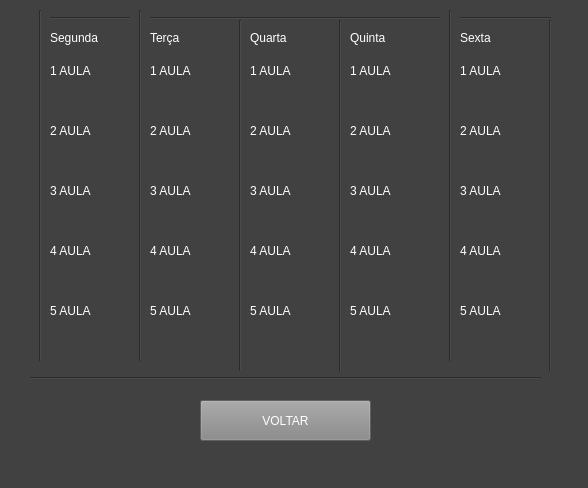
<?xml version="1.0" encoding="UTF-8"?>
<ui version="4.0">
 <class>Aulas</class>
 <widget class="QMainWindow" name="Aulas">
  <property name="geometry">
   <rect>
    <x>0</x>
    <y>0</y>
    <width>588</width>
    <height>488</height>
   </rect>
  </property>
  <property name="windowTitle">
   <string>Aulas</string>
  </property>
  <property name="styleSheet">
   <string notr="true">background-color: rgb(65,65,65);
</string>
  </property>
  <widget class="QWidget" name="centralwidget">
   <widget class="QLabel" name="label">
    <property name="geometry">
     <rect>
      <x>50</x>
      <y>30</y>
      <width>71</width>
      <height>16</height>
     </rect>
    </property>
    <property name="styleSheet">
     <string notr="true">color:rgb(255, 255, 255);
font: 87 10pt &quot;Arial Black&quot;;</string>
    </property>
    <property name="text">
     <string>Segunda</string>
    </property>
   </widget>
   <widget class="QLabel" name="label_2">
    <property name="geometry">
     <rect>
      <x>150</x>
      <y>30</y>
      <width>51</width>
      <height>16</height>
     </rect>
    </property>
    <property name="styleSheet">
     <string notr="true">color:rgb(255, 255, 255);
font: 87 10pt &quot;Arial Black&quot;;</string>
    </property>
    <property name="text">
     <string>Terça</string>
    </property>
   </widget>
   <widget class="QLabel" name="label_3">
    <property name="geometry">
     <rect>
      <x>250</x>
      <y>30</y>
      <width>51</width>
      <height>16</height>
     </rect>
    </property>
    <property name="styleSheet">
     <string notr="true">color:rgb(255, 255, 255);
font: 87 10pt &quot;Arial Black&quot;;</string>
    </property>
    <property name="text">
     <string>Quarta</string>
    </property>
   </widget>
   <widget class="QLabel" name="label_4">
    <property name="geometry">
     <rect>
      <x>350</x>
      <y>30</y>
      <width>51</width>
      <height>16</height>
     </rect>
    </property>
    <property name="styleSheet">
     <string notr="true">color:rgb(255, 255, 255);
font: 87 10pt &quot;Arial Black&quot;;</string>
    </property>
    <property name="text">
     <string>Quinta</string>
    </property>
   </widget>
   <widget class="QLabel" name="label_5">
    <property name="geometry">
     <rect>
      <x>460</x>
      <y>30</y>
      <width>51</width>
      <height>16</height>
     </rect>
    </property>
    <property name="styleSheet">
     <string notr="true">color:rgb(255, 255, 255);
font: 87 10pt &quot;Arial Black&quot;;</string>
    </property>
    <property name="text">
     <string>Sexta</string>
    </property>
   </widget>
   <widget class="QLabel" name="label_6">
    <property name="geometry">
     <rect>
      <x>50</x>
      <y>60</y>
      <width>81</width>
      <height>21</height>
     </rect>
    </property>
    <property name="styleSheet">
     <string notr="true">color: rgb(255, 255, 255);
font: 87 9pt &quot;Arial Black&quot;;</string>
    </property>
    <property name="text">
     <string>1 AULA</string>
    </property>
   </widget>
   <widget class="QLabel" name="label_7">
    <property name="geometry">
     <rect>
      <x>150</x>
      <y>60</y>
      <width>81</width>
      <height>21</height>
     </rect>
    </property>
    <property name="styleSheet">
     <string notr="true">color: rgb(255, 255, 255);
font: 87 9pt &quot;Arial Black&quot;;</string>
    </property>
    <property name="text">
     <string>1 AULA</string>
    </property>
   </widget>
   <widget class="QLabel" name="label_8">
    <property name="geometry">
     <rect>
      <x>250</x>
      <y>60</y>
      <width>81</width>
      <height>21</height>
     </rect>
    </property>
    <property name="styleSheet">
     <string notr="true">color: rgb(255, 255, 255);
font: 87 9pt &quot;Arial Black&quot;;</string>
    </property>
    <property name="text">
     <string>1 AULA</string>
    </property>
   </widget>
   <widget class="QLabel" name="label_9">
    <property name="geometry">
     <rect>
      <x>350</x>
      <y>60</y>
      <width>81</width>
      <height>21</height>
     </rect>
    </property>
    <property name="styleSheet">
     <string notr="true">color: rgb(255, 255, 255);
font: 87 9pt &quot;Arial Black&quot;;</string>
    </property>
    <property name="text">
     <string>1 AULA</string>
    </property>
   </widget>
   <widget class="QLabel" name="label_10">
    <property name="geometry">
     <rect>
      <x>460</x>
      <y>60</y>
      <width>81</width>
      <height>21</height>
     </rect>
    </property>
    <property name="styleSheet">
     <string notr="true">color: rgb(255, 255, 255);
font: 87 9pt &quot;Arial Black&quot;;</string>
    </property>
    <property name="text">
     <string>1 AULA</string>
    </property>
   </widget>
   <widget class="QLabel" name="label_11">
    <property name="geometry">
     <rect>
      <x>50</x>
      <y>120</y>
      <width>81</width>
      <height>21</height>
     </rect>
    </property>
    <property name="styleSheet">
     <string notr="true">color: rgb(255, 255, 255);
font: 87 9pt &quot;Arial Black&quot;;</string>
    </property>
    <property name="text">
     <string>2 AULA</string>
    </property>
   </widget>
   <widget class="QLabel" name="label_12">
    <property name="geometry">
     <rect>
      <x>150</x>
      <y>120</y>
      <width>81</width>
      <height>21</height>
     </rect>
    </property>
    <property name="styleSheet">
     <string notr="true">color: rgb(255, 255, 255);
font: 87 9pt &quot;Arial Black&quot;;</string>
    </property>
    <property name="text">
     <string>2 AULA</string>
    </property>
   </widget>
   <widget class="QLabel" name="label_13">
    <property name="geometry">
     <rect>
      <x>250</x>
      <y>120</y>
      <width>81</width>
      <height>21</height>
     </rect>
    </property>
    <property name="styleSheet">
     <string notr="true">color: rgb(255, 255, 255);
font: 87 9pt &quot;Arial Black&quot;;</string>
    </property>
    <property name="text">
     <string>2 AULA</string>
    </property>
   </widget>
   <widget class="QLabel" name="label_14">
    <property name="geometry">
     <rect>
      <x>350</x>
      <y>120</y>
      <width>81</width>
      <height>21</height>
     </rect>
    </property>
    <property name="styleSheet">
     <string notr="true">color: rgb(255, 255, 255);
font: 87 9pt &quot;Arial Black&quot;;</string>
    </property>
    <property name="text">
     <string>2 AULA</string>
    </property>
   </widget>
   <widget class="QLabel" name="label_15">
    <property name="geometry">
     <rect>
      <x>460</x>
      <y>120</y>
      <width>81</width>
      <height>21</height>
     </rect>
    </property>
    <property name="styleSheet">
     <string notr="true">color: rgb(255, 255, 255);
font: 87 9pt &quot;Arial Black&quot;;</string>
    </property>
    <property name="text">
     <string>2 AULA</string>
    </property>
   </widget>
   <widget class="QLabel" name="label_16">
    <property name="geometry">
     <rect>
      <x>50</x>
      <y>180</y>
      <width>81</width>
      <height>21</height>
     </rect>
    </property>
    <property name="styleSheet">
     <string notr="true">color: rgb(255, 255, 255);
font: 87 9pt &quot;Arial Black&quot;;</string>
    </property>
    <property name="text">
     <string>3 AULA</string>
    </property>
   </widget>
   <widget class="QLabel" name="label_17">
    <property name="geometry">
     <rect>
      <x>150</x>
      <y>180</y>
      <width>81</width>
      <height>21</height>
     </rect>
    </property>
    <property name="styleSheet">
     <string notr="true">color: rgb(255, 255, 255);
font: 87 9pt &quot;Arial Black&quot;;</string>
    </property>
    <property name="text">
     <string>3 AULA</string>
    </property>
   </widget>
   <widget class="QLabel" name="label_18">
    <property name="geometry">
     <rect>
      <x>250</x>
      <y>180</y>
      <width>81</width>
      <height>21</height>
     </rect>
    </property>
    <property name="styleSheet">
     <string notr="true">color: rgb(255, 255, 255);
font: 87 9pt &quot;Arial Black&quot;;</string>
    </property>
    <property name="text">
     <string>3 AULA</string>
    </property>
   </widget>
   <widget class="QLabel" name="label_19">
    <property name="geometry">
     <rect>
      <x>350</x>
      <y>180</y>
      <width>81</width>
      <height>21</height>
     </rect>
    </property>
    <property name="styleSheet">
     <string notr="true">color: rgb(255, 255, 255);
font: 87 9pt &quot;Arial Black&quot;;</string>
    </property>
    <property name="text">
     <string>3 AULA</string>
    </property>
   </widget>
   <widget class="QLabel" name="label_20">
    <property name="geometry">
     <rect>
      <x>460</x>
      <y>180</y>
      <width>81</width>
      <height>21</height>
     </rect>
    </property>
    <property name="styleSheet">
     <string notr="true">color: rgb(255, 255, 255);
font: 87 9pt &quot;Arial Black&quot;;</string>
    </property>
    <property name="text">
     <string>3 AULA</string>
    </property>
   </widget>
   <widget class="QLabel" name="label_21">
    <property name="geometry">
     <rect>
      <x>50</x>
      <y>240</y>
      <width>81</width>
      <height>21</height>
     </rect>
    </property>
    <property name="styleSheet">
     <string notr="true">color: rgb(255, 255, 255);
font: 87 9pt &quot;Arial Black&quot;;</string>
    </property>
    <property name="text">
     <string>4 AULA</string>
    </property>
   </widget>
   <widget class="QLabel" name="label_22">
    <property name="geometry">
     <rect>
      <x>150</x>
      <y>240</y>
      <width>81</width>
      <height>21</height>
     </rect>
    </property>
    <property name="styleSheet">
     <string notr="true">color: rgb(255, 255, 255);
font: 87 9pt &quot;Arial Black&quot;;</string>
    </property>
    <property name="text">
     <string>4 AULA</string>
    </property>
   </widget>
   <widget class="QLabel" name="label_23">
    <property name="geometry">
     <rect>
      <x>250</x>
      <y>240</y>
      <width>81</width>
      <height>21</height>
     </rect>
    </property>
    <property name="styleSheet">
     <string notr="true">color: rgb(255, 255, 255);
font: 87 9pt &quot;Arial Black&quot;;</string>
    </property>
    <property name="text">
     <string>4 AULA</string>
    </property>
   </widget>
   <widget class="QLabel" name="label_24">
    <property name="geometry">
     <rect>
      <x>350</x>
      <y>240</y>
      <width>81</width>
      <height>21</height>
     </rect>
    </property>
    <property name="styleSheet">
     <string notr="true">color: rgb(255, 255, 255);
font: 87 9pt &quot;Arial Black&quot;;</string>
    </property>
    <property name="text">
     <string>4 AULA</string>
    </property>
   </widget>
   <widget class="QLabel" name="label_25">
    <property name="geometry">
     <rect>
      <x>460</x>
      <y>240</y>
      <width>81</width>
      <height>21</height>
     </rect>
    </property>
    <property name="styleSheet">
     <string notr="true">color: rgb(255, 255, 255);
font: 87 9pt &quot;Arial Black&quot;;</string>
    </property>
    <property name="text">
     <string>4 AULA</string>
    </property>
   </widget>
   <widget class="QLabel" name="label_26">
    <property name="geometry">
     <rect>
      <x>50</x>
      <y>300</y>
      <width>81</width>
      <height>21</height>
     </rect>
    </property>
    <property name="styleSheet">
     <string notr="true">color: rgb(255, 255, 255);
font: 87 9pt &quot;Arial Black&quot;;</string>
    </property>
    <property name="text">
     <string>5 AULA</string>
    </property>
   </widget>
   <widget class="QLabel" name="label_27">
    <property name="geometry">
     <rect>
      <x>150</x>
      <y>300</y>
      <width>81</width>
      <height>21</height>
     </rect>
    </property>
    <property name="styleSheet">
     <string notr="true">color: rgb(255, 255, 255);
font: 87 9pt &quot;Arial Black&quot;;</string>
    </property>
    <property name="text">
     <string>5 AULA</string>
    </property>
   </widget>
   <widget class="QLabel" name="label_28">
    <property name="geometry">
     <rect>
      <x>250</x>
      <y>300</y>
      <width>81</width>
      <height>21</height>
     </rect>
    </property>
    <property name="styleSheet">
     <string notr="true">color: rgb(255, 255, 255);
font: 87 9pt &quot;Arial Black&quot;;</string>
    </property>
    <property name="text">
     <string>5 AULA</string>
    </property>
   </widget>
   <widget class="QLabel" name="label_29">
    <property name="geometry">
     <rect>
      <x>350</x>
      <y>300</y>
      <width>81</width>
      <height>21</height>
     </rect>
    </property>
    <property name="styleSheet">
     <string notr="true">color: rgb(255, 255, 255);
font: 87 9pt &quot;Arial Black&quot;;</string>
    </property>
    <property name="text">
     <string>5 AULA</string>
    </property>
   </widget>
   <widget class="QLabel" name="label_30">
    <property name="geometry">
     <rect>
      <x>460</x>
      <y>300</y>
      <width>81</width>
      <height>21</height>
     </rect>
    </property>
    <property name="styleSheet">
     <string notr="true">color: rgb(255, 255, 255);
font: 87 9pt &quot;Arial Black&quot;;</string>
    </property>
    <property name="text">
     <string>5 AULA</string>
    </property>
   </widget>
   <widget class="Line" name="line">
    <property name="geometry">
     <rect>
      <x>40</x>
      <y>10</y>
      <width>511</width>
      <height>16</height>
     </rect>
    </property>
    <property name="styleSheet">
     <string notr="true">font: 16pt &quot;MS Shell Dlg 2&quot;;
color: rgb(255, 255, 255);</string>
    </property>
    <property name="orientation">
     <enum>Qt::Horizontal</enum>
    </property>
   </widget>
   <widget class="Line" name="line_2">
    <property name="geometry">
     <rect>
      <x>30</x>
      <y>370</y>
      <width>511</width>
      <height>16</height>
     </rect>
    </property>
    <property name="styleSheet">
     <string notr="true">font: 16pt &quot;MS Shell Dlg 2&quot;;
color: rgb(255, 255, 255);</string>
    </property>
    <property name="orientation">
     <enum>Qt::Horizontal</enum>
    </property>
   </widget>
   <widget class="Line" name="line_3">
    <property name="geometry">
     <rect>
      <x>30</x>
      <y>10</y>
      <width>20</width>
      <height>351</height>
     </rect>
    </property>
    <property name="orientation">
     <enum>Qt::Vertical</enum>
    </property>
   </widget>
   <widget class="Line" name="line_4">
    <property name="geometry">
     <rect>
      <x>130</x>
      <y>10</y>
      <width>20</width>
      <height>351</height>
     </rect>
    </property>
    <property name="orientation">
     <enum>Qt::Vertical</enum>
    </property>
   </widget>
   <widget class="Line" name="line_5">
    <property name="geometry">
     <rect>
      <x>230</x>
      <y>20</y>
      <width>20</width>
      <height>351</height>
     </rect>
    </property>
    <property name="orientation">
     <enum>Qt::Vertical</enum>
    </property>
   </widget>
   <widget class="Line" name="line_6">
    <property name="geometry">
     <rect>
      <x>330</x>
      <y>20</y>
      <width>20</width>
      <height>351</height>
     </rect>
    </property>
    <property name="orientation">
     <enum>Qt::Vertical</enum>
    </property>
   </widget>
   <widget class="Line" name="line_7">
    <property name="geometry">
     <rect>
      <x>440</x>
      <y>10</y>
      <width>20</width>
      <height>351</height>
     </rect>
    </property>
    <property name="orientation">
     <enum>Qt::Vertical</enum>
    </property>
   </widget>
   <widget class="Line" name="line_8">
    <property name="geometry">
     <rect>
      <x>540</x>
      <y>20</y>
      <width>20</width>
      <height>351</height>
     </rect>
    </property>
    <property name="orientation">
     <enum>Qt::Vertical</enum>
    </property>
   </widget>
   <widget class="QPushButton" name="pushButton">
    <property name="geometry">
     <rect>
      <x>200</x>
      <y>400</y>
      <width>171</width>
      <height>41</height>
     </rect>
    </property>
    <property name="styleSheet">
     <string notr="true">font: 87 16pt &quot;Arial Black&quot;;
background-color: rgb(135, 135, 135);
color: rgb(255, 255, 255);</string>
    </property>
    <property name="text">
     <string>VOLTAR</string>
    </property>
   </widget>
   <widget class="QLabel" name="label_31">
    <property name="geometry">
     <rect>
      <x>50</x>
      <y>90</y>
      <width>81</width>
      <height>21</height>
     </rect>
    </property>
    <property name="text">
     <string/>
    </property>
   </widget>
   <widget class="QLabel" name="label_32">
    <property name="geometry">
     <rect>
      <x>50</x>
      <y>150</y>
      <width>81</width>
      <height>21</height>
     </rect>
    </property>
    <property name="text">
     <string/>
    </property>
   </widget>
   <widget class="QLabel" name="label_33">
    <property name="geometry">
     <rect>
      <x>50</x>
      <y>210</y>
      <width>81</width>
      <height>21</height>
     </rect>
    </property>
    <property name="text">
     <string/>
    </property>
   </widget>
   <widget class="QLabel" name="label_34">
    <property name="geometry">
     <rect>
      <x>50</x>
      <y>270</y>
      <width>81</width>
      <height>21</height>
     </rect>
    </property>
    <property name="text">
     <string/>
    </property>
   </widget>
   <widget class="QLabel" name="label_35">
    <property name="geometry">
     <rect>
      <x>50</x>
      <y>330</y>
      <width>81</width>
      <height>21</height>
     </rect>
    </property>
    <property name="text">
     <string/>
    </property>
   </widget>
   <widget class="QLabel" name="label_36">
    <property name="geometry">
     <rect>
      <x>150</x>
      <y>90</y>
      <width>81</width>
      <height>21</height>
     </rect>
    </property>
    <property name="text">
     <string/>
    </property>
   </widget>
   <widget class="QLabel" name="label_37">
    <property name="geometry">
     <rect>
      <x>150</x>
      <y>150</y>
      <width>81</width>
      <height>21</height>
     </rect>
    </property>
    <property name="text">
     <string/>
    </property>
   </widget>
   <widget class="QLabel" name="label_38">
    <property name="geometry">
     <rect>
      <x>150</x>
      <y>210</y>
      <width>81</width>
      <height>21</height>
     </rect>
    </property>
    <property name="text">
     <string/>
    </property>
   </widget>
   <widget class="QLabel" name="label_39">
    <property name="geometry">
     <rect>
      <x>150</x>
      <y>270</y>
      <width>81</width>
      <height>21</height>
     </rect>
    </property>
    <property name="text">
     <string/>
    </property>
   </widget>
   <widget class="QLabel" name="label_40">
    <property name="geometry">
     <rect>
      <x>150</x>
      <y>330</y>
      <width>81</width>
      <height>21</height>
     </rect>
    </property>
    <property name="text">
     <string/>
    </property>
   </widget>
   <widget class="QLabel" name="label_41">
    <property name="geometry">
     <rect>
      <x>250</x>
      <y>330</y>
      <width>81</width>
      <height>21</height>
     </rect>
    </property>
    <property name="text">
     <string/>
    </property>
   </widget>
   <widget class="QLabel" name="label_42">
    <property name="geometry">
     <rect>
      <x>350</x>
      <y>330</y>
      <width>81</width>
      <height>21</height>
     </rect>
    </property>
    <property name="text">
     <string/>
    </property>
   </widget>
   <widget class="QLabel" name="label_43">
    <property name="geometry">
     <rect>
      <x>460</x>
      <y>330</y>
      <width>81</width>
      <height>21</height>
     </rect>
    </property>
    <property name="text">
     <string/>
    </property>
   </widget>
   <widget class="QLabel" name="label_44">
    <property name="geometry">
     <rect>
      <x>250</x>
      <y>270</y>
      <width>81</width>
      <height>21</height>
     </rect>
    </property>
    <property name="text">
     <string/>
    </property>
   </widget>
   <widget class="QLabel" name="label_45">
    <property name="geometry">
     <rect>
      <x>460</x>
      <y>270</y>
      <width>81</width>
      <height>21</height>
     </rect>
    </property>
    <property name="text">
     <string/>
    </property>
   </widget>
   <widget class="QLabel" name="label_46">
    <property name="geometry">
     <rect>
      <x>350</x>
      <y>270</y>
      <width>81</width>
      <height>21</height>
     </rect>
    </property>
    <property name="text">
     <string/>
    </property>
   </widget>
   <widget class="QLabel" name="label_47">
    <property name="geometry">
     <rect>
      <x>250</x>
      <y>210</y>
      <width>81</width>
      <height>21</height>
     </rect>
    </property>
    <property name="text">
     <string/>
    </property>
   </widget>
   <widget class="QLabel" name="label_48">
    <property name="geometry">
     <rect>
      <x>460</x>
      <y>210</y>
      <width>81</width>
      <height>21</height>
     </rect>
    </property>
    <property name="text">
     <string/>
    </property>
   </widget>
   <widget class="QLabel" name="label_49">
    <property name="geometry">
     <rect>
      <x>350</x>
      <y>210</y>
      <width>81</width>
      <height>21</height>
     </rect>
    </property>
    <property name="text">
     <string/>
    </property>
   </widget>
   <widget class="QLabel" name="label_50">
    <property name="geometry">
     <rect>
      <x>250</x>
      <y>150</y>
      <width>81</width>
      <height>21</height>
     </rect>
    </property>
    <property name="text">
     <string/>
    </property>
   </widget>
   <widget class="QLabel" name="label_51">
    <property name="geometry">
     <rect>
      <x>460</x>
      <y>150</y>
      <width>81</width>
      <height>21</height>
     </rect>
    </property>
    <property name="text">
     <string/>
    </property>
   </widget>
   <widget class="QLabel" name="label_52">
    <property name="geometry">
     <rect>
      <x>350</x>
      <y>150</y>
      <width>81</width>
      <height>21</height>
     </rect>
    </property>
    <property name="text">
     <string/>
    </property>
   </widget>
   <widget class="QLabel" name="label_53">
    <property name="geometry">
     <rect>
      <x>250</x>
      <y>90</y>
      <width>81</width>
      <height>21</height>
     </rect>
    </property>
    <property name="text">
     <string/>
    </property>
   </widget>
   <widget class="QLabel" name="label_54">
    <property name="geometry">
     <rect>
      <x>460</x>
      <y>90</y>
      <width>81</width>
      <height>21</height>
     </rect>
    </property>
    <property name="text">
     <string/>
    </property>
   </widget>
   <widget class="QLabel" name="label_55">
    <property name="geometry">
     <rect>
      <x>350</x>
      <y>90</y>
      <width>81</width>
      <height>21</height>
     </rect>
    </property>
    <property name="text">
     <string/>
    </property>
   </widget>
  </widget>
  <widget class="QMenuBar" name="menubar">
   <property name="geometry">
    <rect>
     <x>0</x>
     <y>0</y>
     <width>588</width>
     <height>21</height>
    </rect>
   </property>
  </widget>
  <widget class="QStatusBar" name="statusbar"/>
 </widget>
 <resources/>
 <connections/>
</ui>
